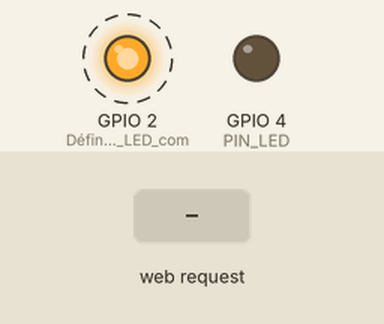
This sketch was run on a simulated ESP32. Parts: output pins drawn as LEDs (lit = HIGH). Dashed ring = blinking. The test bench sets the inputs (shaded band). WiFi joins after 1.5 s; servers stay silent unless stated; storage starts empty; what the sketch prints to the serial monitor is not drawn.

Above: at 2.9 s.
3.3 s: HTTP request GET /on received
At 3.9 s:
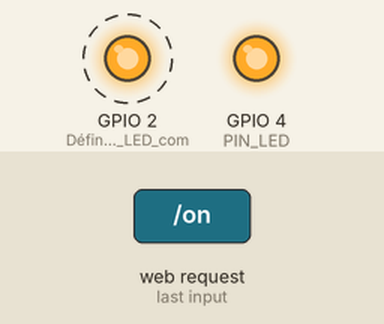
6.3 s: HTTP request GET /off received
At 6.66 s:
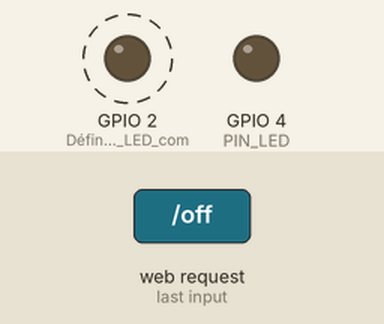
Timing chart, 0 to 15.3 s (numbered marks = the images above; inputs shaded):
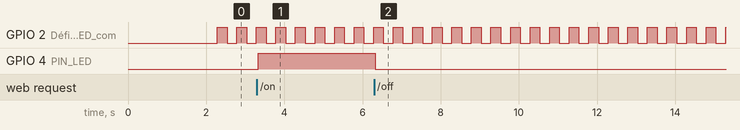

Measured:
- after the input at 3.3 s, GPIO 4 (PIN_LED): LOW → HIGH at once
- after the input at 6.3 s, GPIO 4 (PIN_LED): HIGH → LOW at once
- by itself, GPIO 2 (Définit_la_broche_LED_com): alternates HIGH for 0.25 s and LOW for 0.25 s

The sketch:

esp32_webSever_LED_On_Off.ino
```cpp
/**
 * e-mail : openprogramming23@gmail.com
 * gitHub : https://github.com/RS-malik-el
 * Donation : paypal.me/RachelSysteme
 *
 * @AUTEUR : Exaucé KIMBEMBE / @OpenProgramming
 * DATE    : 09/05/2023
 *
 * @Bibliothèques nécessaires pour réaliser ce projet:
 * *** https://github.com/me-no-dev/ESPAsyncWebServer
 * *** https://github.com/me-no-dev/AsyncTCP
 *
 *@Plugin : extension a installer sur l'IDE arduino pour le transfert des fichiers dans la
 * mémoire flash.
 * *** https://github.com/me-no-dev/arduino-esp32fs-plugin/releases/
 *
 * @Board : ESP32
 *
 * Ce code permet de contrôler une LED en utilisant une page web.
 * Si l'ESP32 est connecté à un réseau WiFi, la LED intégrée à l'ESP32 clignote régulièrement
 * pour indiquer que la connexion est active. Si la connexion est perdue, l'ESP32 tente de se
 * reconnecter automatiquement.
 *
 * Le code est composé de plusieurs fichiers,
 * *** Un fichier HTML qui contient la page web,
 * *** Un fichier CSS pour la mise en forme,
 * *** Un fichier JavaScript pour la gestion des événements
 * *** Deux photos qui sont utilisées comme images de fond.
 *
*/

// Interruption de la compilation si la carte ESP32 n'est pas sélectionné
#ifndef ESP32
  #error "Veillez selectionner une carte ESP32"
#endif

#include <ESPAsyncWebServer.h>
#include <WiFi.h>
#include <SPIFFS.h> // SPIFFS (SPI Flash File System)

// Remplacez ici par votre SSID et votre mot de passe WiFi
const char* ssid = "MonSSID";
const char* password = "MonMotDePasseWiFi";

AsyncWebServer server(80);// Crée un objet de serveur web sur le port 80

// pin utilisé
#define PIN_LED  4

// Prototype
void blink(void); // Indique que l'esp32 est en mode AP_STA

void setup() {
  Serial.begin(115200);          // Initialisation de la communication série
  pinMode(PIN_LED, OUTPUT);      // Définit la broche LED comme une sortie
  pinMode(LED_BUILTIN, OUTPUT);  // Définit la broche LED comme une sortie
  digitalWrite(PIN_LED, LOW);    // Éteint la LED au démarrage
  digitalWrite(LED_BUILTIN, LOW);// Éteint la LED au démarrage

  // Initialisation du SPIFFS
  if (!SPIFFS.begin(true)){
    Serial.println("Une erreur s'est produite lors du montage de SPIFFS.");
    return;
  }

  // Ouverture du répertoire racine de SPIFFS
  File root = SPIFFS.open("/");
  // Ouverture du premier fichier contenu dans le répertoire racine de SPIFFS
  File file = root.openNextFile();

  Serial.println("\n\n");
  // Affichage des titres des fichiers contenu dans le SPIFFS
  while (file){
    Serial.print("Fichier stocker: ");
    Serial.println(file.name());
    file.close();
    file = root.openNextFile();
  }
Serial.println("\n\n");
  // Configuration du wifi
  WiFi.mode(WIFI_STA);
  WiFi.begin(ssid, password);
  while (WiFi.status() != WL_CONNECTED) {
    delay(1000);
    Serial.println("Connexion en cours au WiFi...");
  }

  Serial.println("\nConnecté au WiFi avec succès !");
  Serial.print("Adresse IP : http://");
  Serial.println(WiFi.localIP());

  //------------ Initialisation du serveur
  server.begin();
  Serial.println("\nServeur web démarré !");

  //------------- Page d'acceuil (page Web)
  server.on("/", HTTP_GET,[](AsyncWebServerRequest *request){
    request->send(SPIFFS, "/page_web.html", "text/html");// envoi du fichier html
  });

  server.on("/style.css", HTTP_GET,[](AsyncWebServerRequest *request){
    request->send(SPIFFS, "/style.css", "text/css");// envoi du fichier css
  });

  server.on("/script.js", HTTP_GET,[](AsyncWebServerRequest *request){
    request->send(SPIFFS, "/script.js", "application/javascript");// envoi du fichier js
  });

  server.on("/on.png", HTTP_GET,[](AsyncWebServerRequest *request){
    request->send(SPIFFS, "/on.png", "image/png");// envoi du fichier png
  });

  server.on("/off.png", HTTP_GET,[](AsyncWebServerRequest *request){
    request->send(SPIFFS, "/off.png", "image/png");// envoi du fichier png
  });


  //----------- Requête allumage lampe
  server.on("/on", HTTP_GET, [](AsyncWebServerRequest *request){
      digitalWrite(PIN_LED, HIGH);
      request->send(200);
  });
  //----------- Requête extinction lampe
  server.on("/off", HTTP_GET, [](AsyncWebServerRequest *request){
      digitalWrite(PIN_LED, LOW);
      request->send(200);
  });
}//fin setup()


void loop(){
  // Clignotement du voyant si WIFI actif
  if(WiFi.isConnected()==true)
    blink();
  // Reconnexion automatique en cas de perte de connexion WIFI
  else{
    WiFi.reconnect();
    digitalWrite(LED_BUILTIN, LOW);
  }
}

// Clignotement du voyant
void blink(void){
  static unsigned long int init_t = millis();
  static bool etat = false;

  if ((millis()-init_t) >= 250){
    etat = not etat;
    digitalWrite(LED_BUILTIN, etat);
    init_t = millis();
  }
}
```
